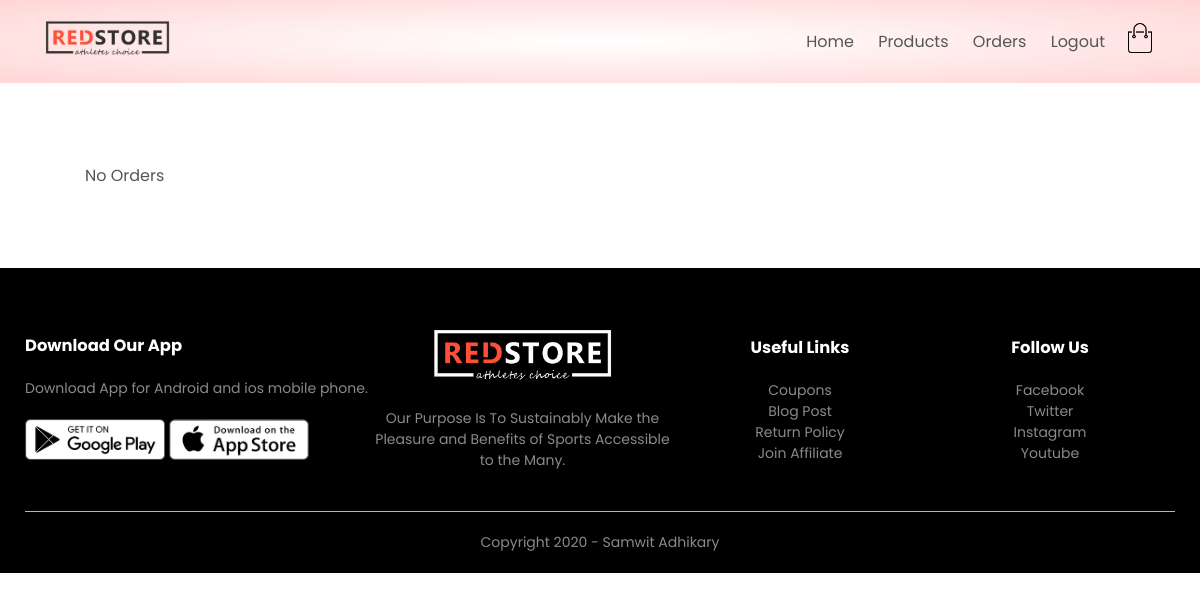
/orders/orders/ (signed in), run on an earlier commit of the app's database.
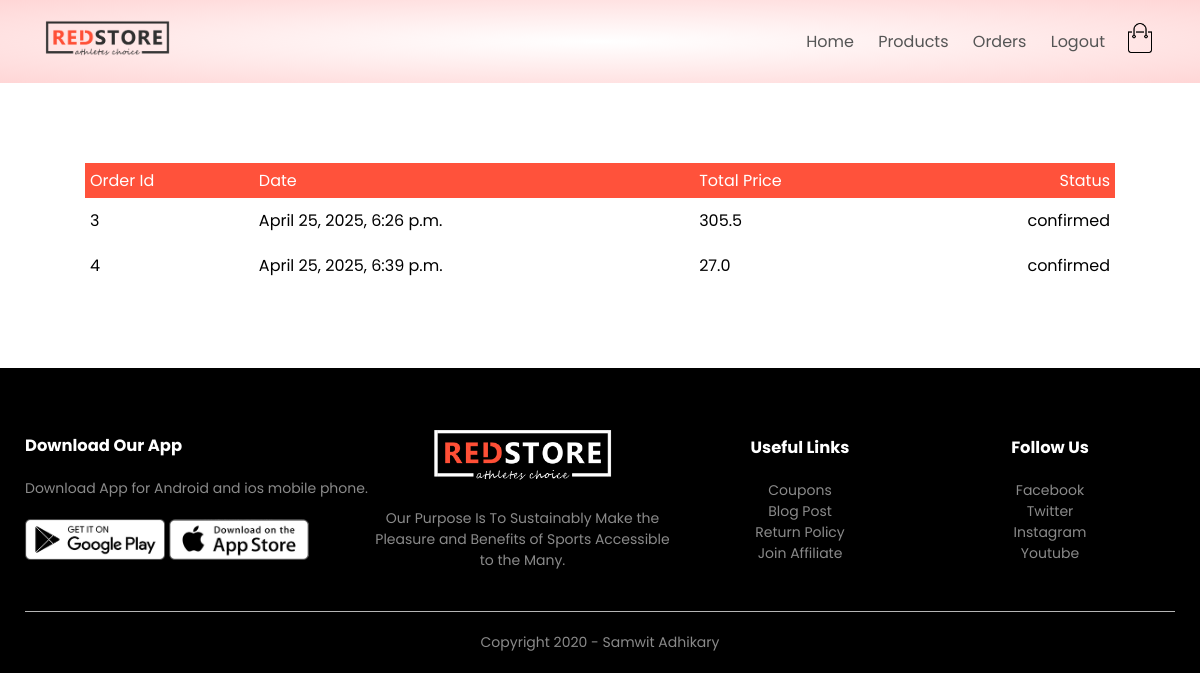
And on a later commit of the database.
### orders/models.py (models this page shows, shortened)
class Order(models.Model):
    LIVE = 1
    DELETE = 0
    DELETE_CHOICES = ((LIVE, 'Live'), (DELETE, 'Delete'))
    CART_STAGE = 0
    ORDER_CONFIRMED = 1
    ORDER_PROCESSED = 2
    ORDER_DELIVERED = 3
    ORDER_REJECTED = 4
    STATUS_CHOICE = (
        (CART_STAGE, 'CART_STAGE'),
        (ORDER_CONFIRMED, 'ORDER_CONFIRMED'),
        (ORDER_PROCESSED, 'ORDER_PROCESSED'),
        (ORDER_DELIVERED, 'ORDER_DELIVERED'),
        (ORDER_REJECTED, 'ORDER_REJECTED'),
    )
    order_status = models.IntegerField(choices=STATUS_CHOICE, default=CART_STAGE)
    total_price = models.FloatField(default=0)
    owner = models.ForeignKey(Coustamer, on_delete=models.SET_NULL, null=True, related_name='orders')
    delete_staus = models.IntegerField(choices=DELETE_CHOICES, default=LIVE)
    create_at = models.DateTimeField(auto_now_add=True)
    update_at = models.DateTimeField(auto_now=True)

### orders/views.py (the view)
# urls.py: path('orders/', views.show_orders,name='orders'),
@login_required(login_url='account')
def show_orders(request):
    user = request.user
    customer = user.customer_profile
    all_orders = Order.objects.filter(owner = customer).exclude(order_status = Order.CART_STAGE)
    context = {'orders':all_orders}
    return render(request, 'orders.html', context)

### orders/templatetags/get_status.py (called while the page is built)
@register.simple_tag(name='get_status')
def get_total(status):
    status = status-1
    status_arry = ['confirmed','processed','deliverd','rejected']
    return status_arry[status]

### templates/orders.html
{% extends 'blank_layout.html' %}
{% block content %}
    {% if messages %}
        {% for message in messages %}
            <li class="{{ message.tags }}">{{ message }}</li>
        {% endfor %}
    {% else %}
        {% include 'order_container.html' %}
    {% endif %}
{% endblock content %}

### templates/blank_layout.html (shortened to what this page needs)
<!DOCTYPE html>
<html lang="en">
    <head>
    {% load static %}
    <link rel="stylesheet" href="{% static 'css/style.css' %}">
    <link rel="stylesheet" href="https://stackpath.bootstrapcdn.com/font-awesome/4.7.0/css/font-awesome.min.css">
</head>
<body>
    <div class="header">
        <div class="container">
            {% include 'menu.html' %}
        </div>
    </div>
    {% block content %}
    {% endblock content %}
    <div class="footer">
        <div class="container">
            <div class="row">
                <div class="footer-col-1">
                    <h3>Download Our App</h3>
                    <p>Download App for Android and ios mobile phone.</p>
                    <div class="app-logo">
                        <img src="{% static 'images/play-store.png'%}">
                        <img src="{% static 'images/app-store.png'%}">
                    </div>
                </div>
                <div class="footer-col-2">
                    <img src="{% static 'images/logo-white.png'%}">
                    <p>Our Purpose Is To Sustainably Make the Pleasure and Benefits of Sports Accessible to the Many.
                    </p>
                </div>
                <div class="footer-col-3">
                    <h3>Useful Links</h3>
                    <ul>
                        <li>Coupons</li>
                        <li>Blog Post</li>
                        <li>Return Policy</li>
                        <li>Join Affiliate</li>
                    </ul>
                </div>
                <div class="footer-col-4">
                    <h3>Follow Us</h3>
                    <ul>
                        <li>Facebook</li>
                        <li>Twitter</li>
                        <li>Instagram</li>
                        <li>Youtube</li>
                    </ul>
                </div>
            </div>
            <hr>
            <p class="copyright">Copyright 2020 - Samwit Adhikary</p>
        </div>
    </div>
</body>
</html>

### templates/menu.html (shortened to what this page needs)
{% load static %}
<div class="navbar">
    <div class="logo">
        <a href="index.html"><img src="{% static 'images/logo.png'%}" alt="logo" width="125px"></a>
    </div>
    <nav>
        <ul id="MenuItems">
            <li><a href="{% url 'home' %}">Home</a></li>
            <li><a href="{% url 'product_list' %}">Products</a></li>
            {% if not user.is_authenticated %}
            <li><a href="{% url 'account' %}">Account</a></li>
            {% else %}
                <li><a href="{% url 'orders' %}">Orders</a></li>
                <li><a href="{% url 'logout' %}">Logout</a></li>
            {% endif %}
        </ul>
    </nav>
    {% if user.is_authenticated %}
    <a href="{% url 'cart' %}"><img src="{% static 'images/cart.png'%}" width="30px" height="30px"></a>
    {% endif %}
</div>

### templates/order_container.html
{% load static %}
{% load multiply %}
{% load get_total %}
{% load get_status %}
<div class="small-container cart-page">
    {% if orders %}
    <table>
        <tbody>
            <tr>
                <th>Order Id</th>
                <th>Date</th>
                <th>Total Price</th>
                <th>Status</th>
            </tr>
            {% for order in orders %}
            <tr>
                <td>{{ order.id }}</td>
                <td>{{ order.create_at }}</td>
                <td>{{ order.total_price }}</td>
                <td>{% get_status order.order_status %}</td>
            </tr>
            {% endfor %}
        </tbody>
    </table>
    {% else %}
        <p>No Orders</p>
    {% endif %}
</div>

### static/css/style.css (style rules this page uses)
* { margin: 0; padding: 0; box-sizing: border-box; }
body { font-family: 'Poppins', sans-serif; }
.navbar { display: flex; align-items: center; padding: 20px; }
nav { flex: 1; text-align: right; }
nav ul { display: inline-block; list-style-type: none; }
nav ul li { display: inline-block; margin-right: 20px; }
a { text-decoration: none; color: #555; }
p { color: #555; }
.container { max-width: 1300px; margin: auto; padding-left: 25px; padding-right: 25px; }
.row { display: flex; align-items: center; flex-wrap: wrap; justify-content: space-around; }
.header { background: radial-gradient(#fff,#ffd6d6); }
.small-container { max-width: 1080px; margin: auto; padding-left: 25px; padding-right: 25px; }
.footer { background: black; color: #8a8a8a; font-size: 14px; padding: 60px 0 20px; }
.footer p { color: #8a8a8a; }
.footer h3 { color: #fff; margin-bottom: 20px; }
.footer-col-1, .footer-col-2, .footer-col-3, .footer-col-4 { min-width: 250px; margin-bottom: 20px; }
.footer-col-1 { flex-basis: 30%; }
.footer-col-2 { flex: 1; text-align: center; }
.footer-col-2 img { width: 180px; margin-bottom: 20px; }
.footer-col-3, .footer-col-4 { flex-basis: 12%; text-align: center; }
ul { list-style-type: none; }
.app-logo { margin-top: 20px; }
.app-logo img { width: 140px; }
.footer hr { border: none; background: #b5b5b5; height: 1px; margin: 20px 0; }
.copyright { text-align: center; }
.cart-page { margin: 80px auto; }
table { width: 100%; border-collapse: collapse; }
th { text-align: left; padding: 5px; color: #fff; background: #ff523b; font-weight: normal; }
td { padding: 10px 5px; }
td:last-child { text-align: right; }
th:last-child { text-align: right; }

What changed in the data, as far as the page shows it:
added Order: id "3", create_at "April 25, 2025, 6:26 p.m.", total_price "305.5", order_status "confirmed"
added Order: id "4", create_at "April 25, 2025, 6:39 p.m.", total_price "27.0", order_status "confirmed"
Also different on the page:
text no longer shown: "No Orders"
text now shown: "Order Id Date Total Price Status"
